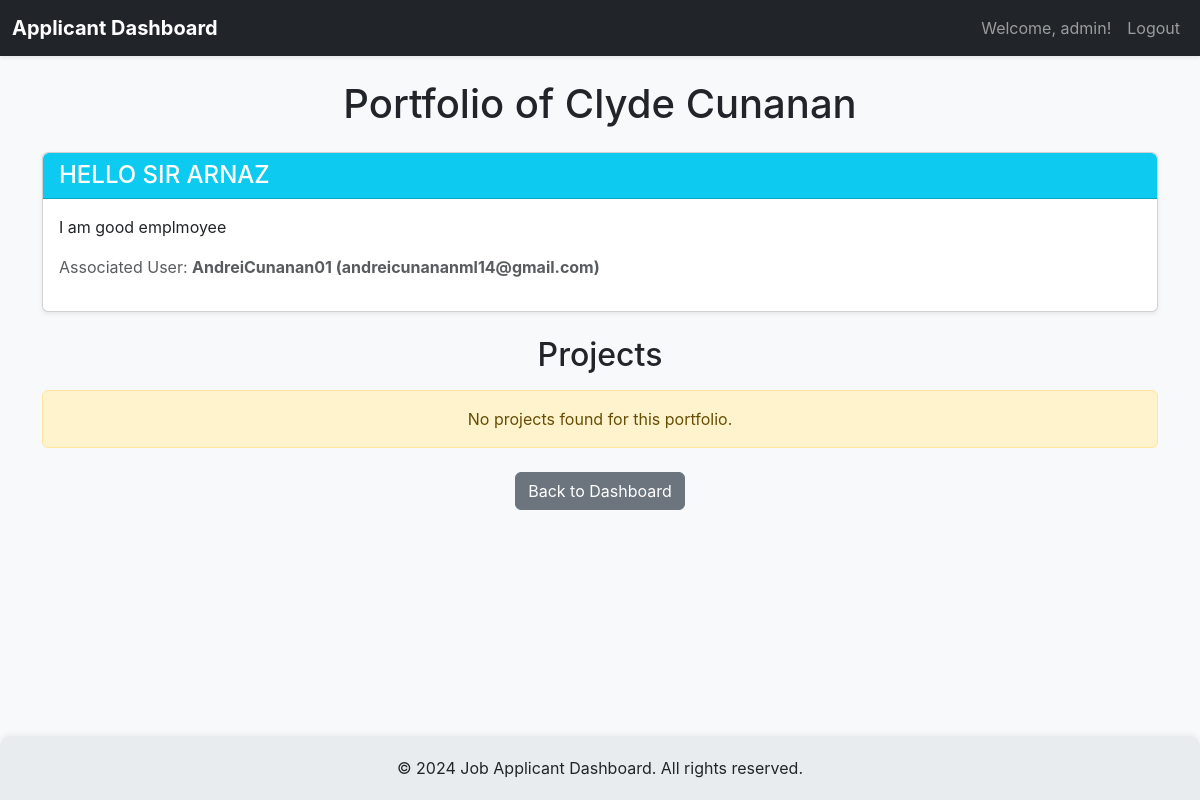
/AndreiCunanan01/ (signed in), run on the app's committed database.
### portfolio/models.py (models this page shows, shortened)
class Portfolio(models.Model):
    user = models.OneToOneField(User, on_delete=models.CASCADE, related_name='portfolio')
    portfolio_title = models.CharField(max_length=200)
    portfolio_description = models.TextField(blank=True, null=True)
    class Meta:
        verbose_name_plural = "Portfolios"

### portfolio/views.py (the view)
# urls.py: path('<str:username>/', views.PortfolioDetailView.as_view(), name='portfolio_detail'),
class PortfolioDetailView(LoginRequiredMixin, DetailView):
    model = Portfolio # This view primarily operates on the Portfolio model
    template_name = 'portfolio_detail.html' # The template to render for this view
    context_object_name = 'portfolio' # The name of the context variable to use in the template
    def get_object(self, queryset=None):
        username = self.kwargs.get('username')
        if not username:
            raise Http404("Username not found in URL.")
        user = get_object_or_404(User, username=username)
        try:
            portfolio = user.portfolio
        except Portfolio.DoesNotExist:
            raise Http404(f"Portfolio does not exist for user '{username}'.")
        return portfolio

### templates/portfolio_detail.html (shortened to what this page needs)
{% extends 'base.html' %}
{% load static %}
{% block content %}
    <h1 class="mb-4 text-center">Portfolio of {{ portfolio.user.first_name }} {{ portfolio.user.last_name }}</h1>
    <div class="card shadow-sm mb-4">
        <div class="card-header bg-info text-white rounded-top">
            <h4 class="mb-0">{{ portfolio.portfolio_title }}</h4>
        </div>
        <div class="card-body">
            <p class="card-text">{{ portfolio.portfolio_description|linebreaksbr }}</p>
            <p class="text-muted">Associated User: <strong>{{ portfolio.user.username }} ({{ portfolio.user.email }})</strong></p>
        </div>
    </div>
    <h2 class="mb-3 text-center">Projects</h2>
    {% if portfolio.projects.all %}
        <div class="row row-cols-1 row-cols-md-2 row-cols-lg-3 g-4">
            {% for project in portfolio.projects.all %}
            <div class="col">
                <div class="card h-100 shadow-sm rounded">
                    <div class="card-body">
                        <h5 class="card-title">{{ project.project_name }}</h5>
                        <p class="card-text">{{ project.project_description|truncatechars:150 }}</p>
                    </div>
                    <div class="card-footer text-muted bg-light border-top-0 rounded-bottom">
                        <small>Created: {{ project.created_at|date:"M d, Y" }}</small><br>
                        <small>Last Updated: {{ project.updated_at|date:"M d, Y" }}</small>
                    </div>
                </div>
            </div>
            {% endfor %}
        </div>
    {% else %}
        <div class="alert alert-warning text-center" role="alert">
            No projects found for this portfolio.
        </div>
    {% endif %}
    <div class="text-center mt-4">
        <a href="{% url 'dashboard' %}" class="btn btn-secondary rounded">Back to Dashboard</a>
    </div>
{% endblock %}

### templates/base.html (shortened to what this page needs)
<!DOCTYPE html>
{% load static %}
<html lang="en">
<head>
    <link href="{% static 'css/bootstrap.min.css' %}" rel="stylesheet">
</head>
<body>
    <nav class="navbar navbar-expand-lg navbar-dark bg-dark shadow-sm">
        <div class="container-fluid">
            <a class="navbar-brand rounded" href="{% url 'dashboard' %}">Applicant Dashboard</a>
            <div class="collapse navbar-collapse" id="navbarNav">
                <ul class="navbar-nav ms-auto">
                    {% if user.is_authenticated %}
                        <li class="nav-item">
                            <span class="nav-link">Welcome, {{ user.username }}!</span>
                        </li>
                        <li class="nav-item">
                            <a class="nav-link" href="/admin/logout/">Logout</a>
                        </li>
                    {% else %}
                        <li class="nav-item">
                            <a class="nav-link" href="/admin/login/">Login</a>
                        </li>
                    {% endif %}
                </ul>
            </div>
        </div>
    </nav>
    <div class="container mt-4">
        {% block content %}{% endblock %}
    </div>
    <footer class="footer">
        <p class="mb-0">&copy; 2024 Job Applicant Dashboard. All rights reserved.</p>
    </footer>
</body>
</html>

### templates/base.html (style rules this page uses)
body { font-family: 'Inter', sans-serif; background-color: #f8f9fa; display: flex; flex-direction: column; min-height: 100vh; }
.navbar-brand { font-weight: bold; }
.container { flex: 1; }
.footer { margin-top: 50px; padding: 20px; background-color: #e9ecef; text-align: center; border-top-left-radius: 10px; border-top-right-radius: 10px; box-shadow: 0 -2px 5px rgba(0,0,0,0.05); }

### data on the page
Portfolio: user.first_name "Clyde", user.last_name "Cunanan", portfolio_title "HELLO SIR ARNAZ", portfolio_description "I am good emplmoyee", user.username "AndreiCunanan01", user.email "andreicunananml14@gmail.com"

### other printed values
{{ user.username }} "admin"
